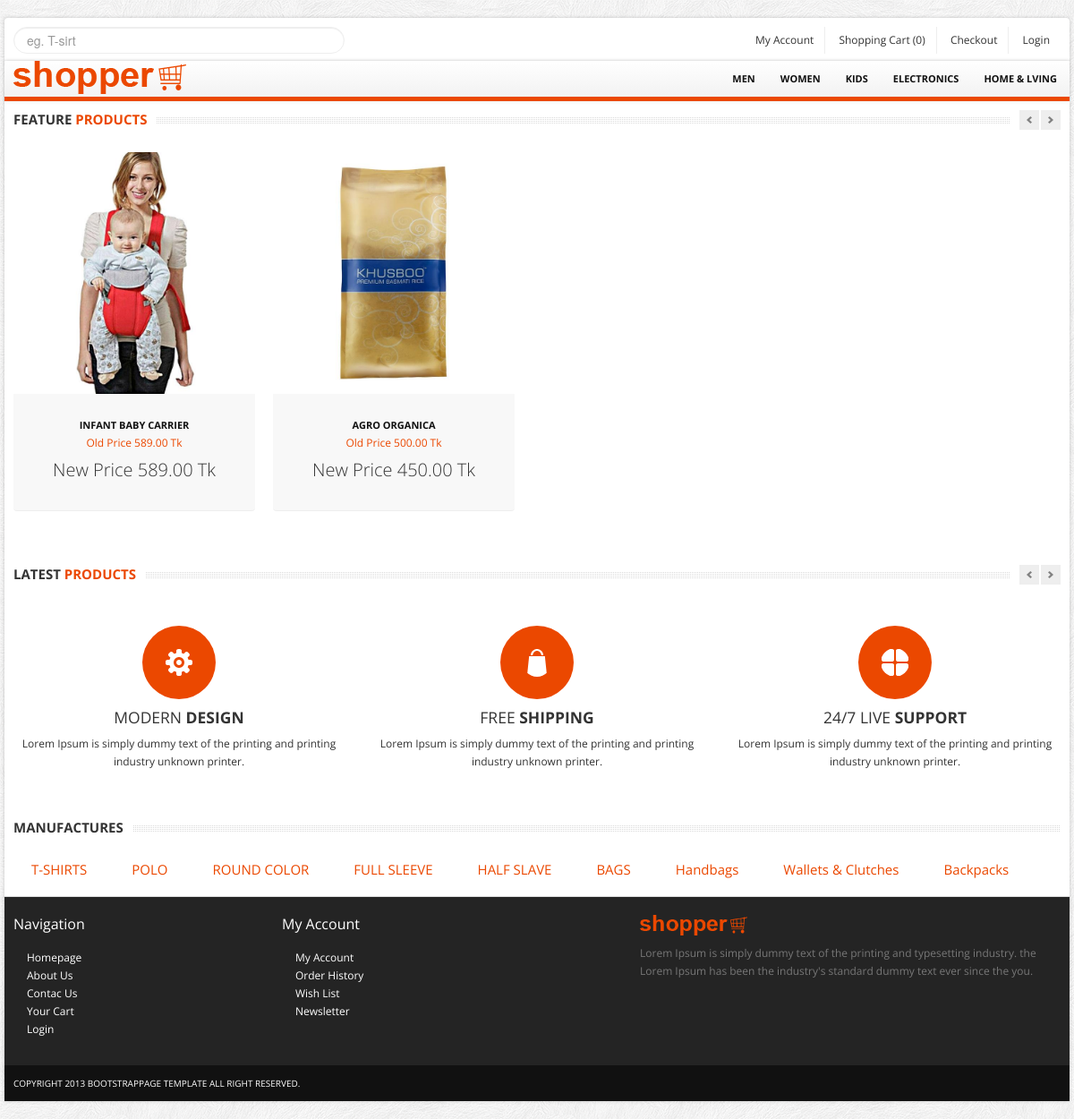
/home/category_product/12, run on the app's committed database.
### tables this page shows
CREATE TABLE `tbl_category` (
  `category_id` int(3) NOT NULL,
  `category_name` varchar(50) NOT NULL,
  `category_description` text NOT NULL,
  `publication_status` tinyint(1) NOT NULL
);

CREATE TABLE `tbl_product` (
  `product_id` int(3) NOT NULL,
  `product_name` varchar(100) NOT NULL,
  `category_id` int(3) NOT NULL,
  `manufacture_id` int(3) NOT NULL,
  `product_short_description` text NOT NULL,
  `product_long_description` text NOT NULL,
  `product_price` float(10,2) NOT NULL,
  `product_quantity` int(5) NOT NULL,
  `product_new_price` float(10,2) NOT NULL,
  `is_featured` tinyint(1) NOT NULL,
  `product_image` varchar(100) NOT NULL,
  `publication_status` tinyint(1) NOT NULL
);

CREATE TABLE `tbl_manufacture` (
  `manufacture_id` int(5) NOT NULL,
  `manufacture_name` varchar(50) NOT NULL,
  `manufacture_description` text NOT NULL,
  `publication_status` tinyint(1) NOT NULL
);

### application/controllers/Home.php (called while the page is built, shortened)
<?php
class Home extends CI_Controller {
	public function	category_product($category_id)
	{
		 $data=array();
		 $data['title'] = "Product Category";
		 $data['all_published_product_info_by_category'] = $this->welcome_model->all_published_product_info_by_category($category_id);
		 $data['all_featured_image'] = $this->welcome_model->all_featured_image();
		 $data['main_content'] = $this->load->view('pages/category_product',$data,true);
		 $this->load->view('master',$data);
	}
}

### index.php (called while the page is built, shortened)
<?php
require_once BASEPATH.'core/CodeIgniter.php';

### application/models/Welcome_model.php (called while the page is built, shortened)
<?php
class Welcome_model extends CI_Model {
	public function	all_featured_image()
	{
		$this->db->select('*');
		$this->db->from('tbl_product');
		$this->db->where('publication_status',1);
		$this->db->where('is_featured',1);
		$query_result = $this->db->get();
		$all_featured_image = $query_result->result();
		return $all_featured_image;
	}
	public function	all_published_product_info_by_category($category_id)
	{
		$this->db->select('*');
		$this->db->from('tbl_product');
		$this->db->where('publication_status',1);
		$this->db->where('category_id',$category_id);
		$query_result = $this->db->get();
		$product_info = $query_result->result();
		return $product_info;
	}
}

### application/models/Supper_admin_model.php (called while the page is built, shortened)
<?php
class Supper_admin_model extends CI_Model {
	public function select_all_published_category()
	{
		$this->db->select('*');
		$this->db->from('tbl_category');
		$this->db->where('publication_status',1);
		$query_result = $this->db->get();
		$category_info = $query_result->result();
		return $category_info;
	}
	public function select_all_published_manufacture()
	{
		$this->db->select('*');
		$this->db->from('tbl_manufacture');
		$this->db->where('publication_status',1);
		$this->db->limit(9);
		$query_result = $this->db->get();
		$manufacture_info = $query_result->result();
		return $manufacture_info;
	}
}

### application/views/master.php (the view, shortened to what this page needs)
<!DOCTYPE html>
<html lang="en">
	<head>
		<link href="<?php echo base_url()?>font_end/bootstrap/css/bootstrap.min.css" rel="stylesheet">
		<link href="<?php echo base_url()?>font_end/bootstrap/css/bootstrap-responsive.min.css" rel="stylesheet">
		<link href="<?php echo base_url()?>font_end/themes/css/bootstrappage.css" rel="stylesheet"/>
		<link href="<?php echo base_url()?>font_end/themes/css/flexslider.css" rel="stylesheet"/>
		<link href="<?php echo base_url()?>font_end/themes/css/main.css" rel="stylesheet"/>
	</head>
    <body>
		<div id="top-bar" class="container">
			<div class="row">
				<div class="span4">
					<form method="POST" class="search_form">
						<input type="text" class="input-block-level search-query" Placeholder="eg. T-sirt">
					</form>
				</div>
				<div class="span8">
					<div class="account pull-right">
						<ul class="user-menu">
							<li><a href="#">My Account</a></li>
							<li><a href="<?php echo base_url()?>cart/cart_details">Shopping Cart (<?php echo $this->cart->total_items();?>)</a></li>
							<?php
								$customer_id = $this->session->userdata('customer_id');
								$shipping_id = $this->session->userdata('shipping_id');
								if ($customer_id != NULL && $shipping_id != NULL) {
							?>
							<li><a href="<?php echo base_url() ?>checkout/payment">Checkout</a></li>
							<li><a href="<?php echo base_url() ?>checkout/logout">Logout</a></li>
							<?php } else if($customer_id != NULL){?>
							<li><a href="<?php echo base_url() ?>checkout/shipping">Checkout</a></li>
							<li><a href="<?php echo base_url() ?>checkout/logout">Logout</a></li>
							<?php } else {?>
							<li><a href="<?php echo base_url() ?>checkout/customer_details">Checkout</a></li>
							<li><a href="#">Login</a></li>
							<?php } ?>
						</ul>
					</div>
				</div>
			</div>
		</div>
		<div id="wrapper" class="container">
			<section class="navbar main-menu">
				<div class="navbar-inner main-menu">
					<a href="<?php echo base_url() ?>" class="logo pull-left"><img src="<?php echo base_url()?>font_end/themes/images/logo.png" class="site_logo" alt=""></a>
					<nav id="menu" class="pull-right">
						<ul>
							<?php
							$category_info = 	$this->supper_admin_model->select_all_published_category();
							foreach ($category_info as  $v_category) {
							?>
							<li><a href="<?php echo base_url();?>home/category_product/<?php echo $v_category->category_id; ?>"><?php echo $v_category->category_name; ?></a></li>
							<?php } ?>
						</ul>
					</nav>
				</div>
			</section>
			<section class="main-content">
				<div class="row">
					<div class="span12">
						<?php echo $main_content; ?>
						<div class="row feature_box">
							<div class="span4">
								<div class="service">
									<div class="responsive">
										<img src="<?php echo base_url()?>font_end/themes/images/feature_img_2.png" alt="" />
										<h4>MODERN <strong>DESIGN</strong></h4>
										<p>Lorem Ipsum is simply dummy text of the printing and printing industry unknown printer.</p>
									</div>
								</div>
							</div>
							<div class="span4">
								<div class="service">
									<div class="customize">
										<img src="<?php echo base_url()?>font_end/themes/images/feature_img_1.png" alt="" />
										<h4>FREE <strong>SHIPPING</strong></h4>
										<p>Lorem Ipsum is simply dummy text of the printing and printing industry unknown printer.</p>
									</div>
								</div>
							</div>
							<div class="span4">
								<div class="service">
									<div class="support">
										<img src="<?php echo base_url()?>font_end/themes/images/feature_img_3.png" alt="" />
										<h4>24/7 LIVE <strong>SUPPORT</strong></h4>
										<p>Lorem Ipsum is simply dummy text of the printing and printing industry unknown printer.</p>
									</div>
								</div>
							</div>
						</div>
					</div>
				</div>
			</section>
			<section class="our_client">
				<h4 class="title"><span class="text">Manufactures</span></h4>
				<div class="row">
					<?php
							$manufacture_info = 	$this->supper_admin_model->select_all_published_manufacture();
							foreach ($manufacture_info as  $v_manufacture) {
							?>
							<div style="display: block;padding-left: 50px;font-size: 15px;float: left;"><a href="#" ><?php echo $v_manufacture->manufacture_name; ?></a></div>
					<?php } ?>
				</div>
			</section>
			<section id="footer-bar">
				<div class="row">
					<div class="span3">
						<h4>Navigation</h4>
						<ul class="nav">
							<li><a href="./index.html">Homepage</a></li>
							<li><a href="./about.html">About Us</a></li>
							<li><a href="./contact.html">Contac Us</a></li>
							<li><a href="./cart.html">Your Cart</a></li>
							<li><a href="./register.html">Login</a></li>
						</ul>
					</div>
					<div class="span4">
						<h4>My Account</h4>
						<ul class="nav">
							<li><a href="#">My Account</a></li>
							<li><a href="#">Order History</a></li>
							<li><a href="#">Wish List</a></li>
							<li><a href="#">Newsletter</a></li>
						</ul>
					</div>
					<div class="span5">
						<p class="logo"><img src="<?php echo base_url()?>font_end/themes/images/logo.png" class="site_logo" alt=""></p>
						<p>Lorem Ipsum is simply dummy text of the printing and typesetting industry. the  Lorem Ipsum has been the industry's standard dummy text ever since the you.</p>
						<br/>
						<span class="social_icons">
							<a class="facebook" href="#">Facebook</a>
							<a class="twitter" href="#">Twitter</a>
							<a class="skype" href="#">Skype</a>
							<a class="vimeo" href="#">Vimeo</a>
						</span>
					</div>
				</div>
			</section>
			<section id="copyright">
				<span>Copyright 2013 bootstrappage template  All right reserved.</span>
			</section>
		</div>
    </body>
</html>

### application/views/pages/category_product.php (shortened to what this page needs)
<div class="row">
							<div class="span12">
								<h4 class="title">
									<span class="pull-left"><span class="text"><span class="line">Feature <strong>Products</strong></span></span></span>
									<span class="pull-right">
										<a class="left button" href="#myCarousel" data-slide="prev"></a><a class="right button" href="#myCarousel" data-slide="next"></a>
									</span>
								</h4>
								<div id="myCarousel" class="myCarousel carousel slide">
									<div class="carousel-inner">
										<div class="active item">
											<ul class="thumbnails">
												<?php foreach ($all_published_product_info_by_category as $v_product) {
												 ?>
												<li class="span3">
													<div class="product-box">
														<p><a href="<?php echo base_url()  ?>home/product_details/<?php echo $v_product->product_id; ?>"><img src="<?php echo base_url().$v_product->product_image; ?>" alt="" /></a></p>
														<a href="<?php echo base_url()  ?>home/product_details/<?php echo $v_product->product_id; ?>" class="title"><?php echo substr("$v_product->product_name", 0, 20); ?></a><br/>
														<a href="<?php echo base_url()  ?>home/product_details/<?php echo $v_product->product_id; ?>" class="category">Old Price <?php echo $v_product->product_price; ?> Tk</a>
														<p class="price">New Price <?php echo $v_product->product_new_price; ?> Tk</p>
													</div>
												</li>
											<?php } ?>
											</ul>
										</div>
									</div>
								</div>
							</div>
						</div>
						<br/>
						<div class="row">
							<div class="span12">
								<h4 class="title">
									<span class="pull-left"><span class="text"><span class="line">Latest <strong>Products</strong></span></span></span>
									<span class="pull-right">
										<a class="left button" href="#myCarousel-2" data-slide="prev"></a><a class="right button" href="#myCarousel-2" data-slide="next"></a>
									</span>
								</h4>
								<div id="myCarousel-2" class="myCarousel carousel slide">
									<div class="carousel-inner">
									</div>
								</div>
							</div>
						</div>

### data on the page
tbl_category: category_name "MEN"
tbl_category: category_name "WOMEN"
tbl_category: category_name "KIDS"
tbl_category: category_name "ELECTRONICS"
tbl_category: category_name "HOME & LVING"
tbl_product: product_image (picture), product_name "INFANT BABY CARRIER", product_price "589.00", product_new_price "589.00"
tbl_product: product_image (picture), product_name "AGRO ORGANICA", product_price "500.00", product_new_price "450.00"
tbl_manufacture: manufacture_name "T-SHIRTS"
tbl_manufacture: manufacture_name "POLO"
tbl_manufacture: manufacture_name "ROUND COLOR"
tbl_manufacture: manufacture_name "FULL SLEEVE"
tbl_manufacture: manufacture_name "HALF SLAVE"
tbl_manufacture: manufacture_name "BAGS"
tbl_manufacture: manufacture_name "Handbags"
tbl_manufacture: manufacture_name "Wallets & Clutches"
tbl_manufacture: manufacture_name "Backpacks"

### other printed values
$this->cart->total_items() "0"
